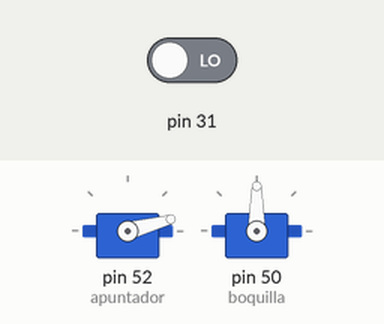
The sketch below on a simulated Arduino Mega 2560, built with avr-gcc and run on an emulated ATmega2560. Shown: 2 × servo. The inputs (shaded band) are chosen by the test bench; at power-on: pin 31 LOW. The local clock reads 2024-03-15 10:24:30 at power-on unless the sketch sets it.

Above: at 10.3 s.
10.4 s: pin 31 driven HIGH
At 11.2 s:
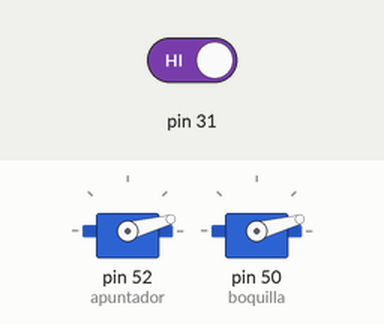
Timing chart, 0 to 13.4 s (numbered marks = the images above; inputs shaded):
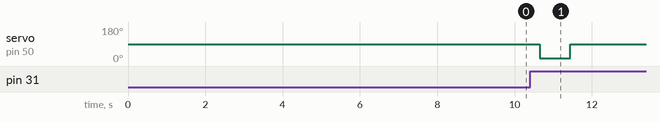

The sketch:

main.ino
```cpp
#include <Servo.h>
#include <virtuabotixRTC.h> //Libreria

// CLK -> 6, DAT -> 7, RST -> 8
// SCLK -> 6, I/O -> 7, CE -> 8

virtuabotixRTC myRTC(6, 7, 8); // Si cambiamos los PIN de conexión, debemos cambiar aquí tambien


Servo apuntador, boquilla;
int tServir=800;

void setup() {
  pinMode(31,INPUT);
  //Iniciamos el monitor serie para mostrar el resultado
  Serial.begin(9600);

 //Iniciamos el servo para que empiece a trabajar con el pin 9
  apuntador.attach(52);
  boquilla.attach(50);
   apuntador.write(20);
 boquilla.write(90);

delay(2000);

//apuntamos 1
movimiento(20,apuntador);

delay(1000);

//apuntamos 2
movimiento(62,apuntador);
delay(1000);

//apuntamos
movimiento(110,apuntador);
delay(1000);


 apuntador.write(15);
 boquilla.write(90);
 delay(3000);

}


void loop() {

 myRTC.updateTime();
if((myRTC.hours==7 && myRTC.minutes ==0 &&  myRTC.seconds==0)|| (digitalRead(31)==HIGH)){

  servir();
  }


}


void servir(){

//apuntamos 1
movimiento(20,apuntador);
delay(200);
//abrimos boquilla
boquilla.write(15);
delay(tServir);

boquilla.write(90);
sacudir(apuntador);
delay(1000);

//apuntamos 2
movimiento(62,apuntador);
delay(200);
//abrimos boquilla
boquilla.write(15);
delay(tServir);
boquilla.write(90);
sacudir(apuntador);
delay(1000);

//apuntamos
movimiento(110,apuntador);
delay(200);
//abrimos boquilla
boquilla.write(15);
delay(tServir);

boquilla.write(90);
sacudir(apuntador);
delay(2000);


apuntador.write(15);


}


void movimiento(int destino, Servo motor){

  for(int x=motor.read(); x<destino;x++){
    motor.write(x);

    delay(9);

  }

}


void sacudir(Servo motor){

int data=motor.read();

for(int x=0;x<200;x++){
  motor.write(data-5);
  delay(15);
  motor.write(data+5);
  delay(15);


}
motor.write(data);


}
```

Measured:
- after the input at 10.4 s, servo on pin 50 (boquilla): 90° → 15° after 0.25 s, → 90° 0.80 s later
